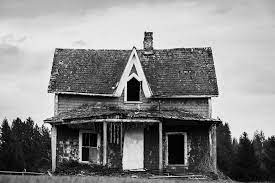
%> input picture TODOs/lec17/images/a.jpeg, 275 x 183 px
$ octave contrast_stretch.m   (GNU Octave 9; MATLAB toolbox functions it lacks are replaced by stand-ins)
%> lines starting %> are read from the running program, lines starting %| are printed output that depends on the picture


img  = (rgb2gray(imread("images\a.jpeg")));
%> img: size 183x275 uint8; min 0, max 255, mean 136.9
figure, imhist((img)), ylim('auto'), title ('Original histogram');
%> after `title ('Original histogram')`:
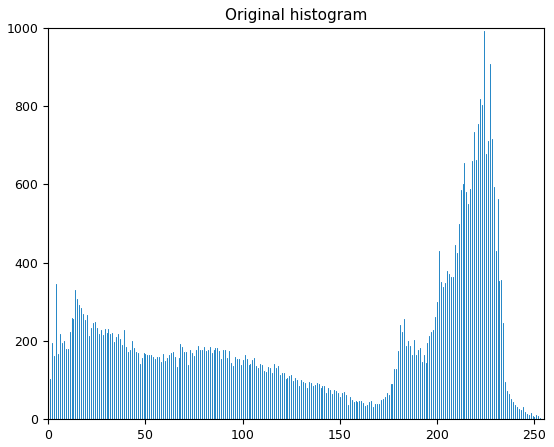
%> figure redrawn from the program's plot data; highest point at x = 224, y = 993
[R,C] = size(img)
%> R = 183; C = 275
min_value = min(min(img))
%> min_value = 0
max_value = max(max(img))
%> max_value = 255

diff = max_value - min_value;
%> diff = 255
L = 256;

%ouput_img = ((img-min_value)*(L-1))./diff;
ouput_img = zeros(R,C);
for i = 1:R
   for j = 1:C
       ouput_img(i,j) = round((ouput_img(i,j)-min_value)*(L-1))/diff;
   end
end
%> ouput_img: size 183x275 double; every value is 0

size(ouput_img)
%> ans = [183 275]
%imshow(uint8(ouput_img))
figure, imhist((ouput_img)), ylim('auto'), title ('Strectch histogram');
%> after `title ('Strectch histogram')`:
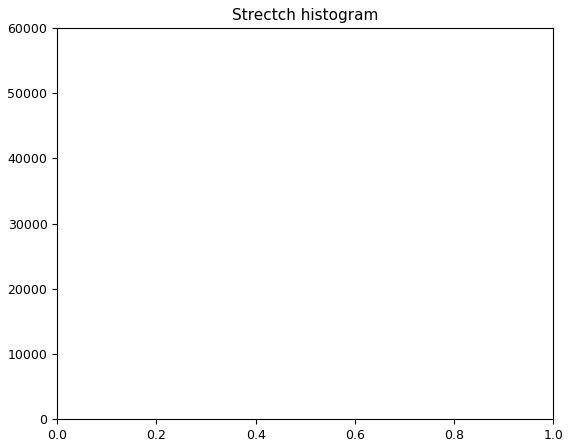
%> figure redrawn from the program's plot data; highest point at x = 0, y = 50325
